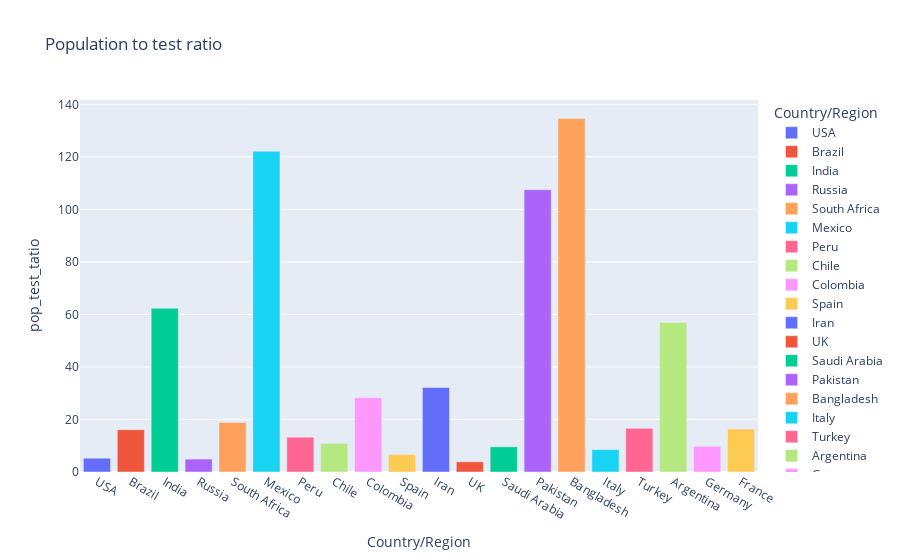

The code cell stored with this chart in its notebook:
### Code cell
px.bar(world.iloc[0:20],x='Country/Region',y='pop_test_tatio',color='Country/Region',title='Population to test ratio')

### Figure 1 — Plotly figure (JSON) as saved in the notebook; plotly's stock layout.template omitted (floating-point values rounded to 4 significant figures)
{"data": [{"alignmentgroup": "True", "hovertemplate": "Country/Region=%{x}<br>pop_test_tatio=%{y}<extra></extra>", "legendgroup": "USA", "marker": {"color": "#636efa", "pattern": {"shape": ""}}, "name": "USA", "offsetgroup": "USA", "orientation": "v", "showlegend": true, "textposition": "auto", "type": "bar", "x": ["USA"], "xaxis": "x", "y": [5.245], "yaxis": "y"}, {"alignmentgroup": "True", "hovertemplate": "Country/Region=%{x}<br>pop_test_tatio=%{y}<extra></extra>", "legendgroup": "Brazil", "marker": {"color": "#EF553B", "pattern": {"shape": ""}}, "name": "Brazil", "offsetgroup": "Brazil", "orientation": "v", "showlegend": true, "textposition": "auto", "type": "bar", "x": ["Brazil"], "xaxis": "x", "y": [16.11], "yaxis": "y"}, {"alignmentgroup": "True", "hovertemplate": "Country/Region=%{x}<br>pop_test_tatio=%{y}<extra></extra>", "legendgroup": "India", "marker": {"color": "#00cc96", "pattern": {"shape": ""}}, "name": "India", "offsetgroup": "India", "orientation": "v", "showlegend": true, "textposition": "auto", "type": "bar", "x": ["India"], "xaxis": "x", "y": [62.37], "yaxis": "y"}, {"alignmentgroup": "True", "hovertemplate": "Country/Region=%{x}<br>pop_test_tatio=%{y}<extra></extra>", "legendgroup": "Russia", "marker": {"color": "#ab63fa", "pattern": {"shape": ""}}, "name": "Russia", "offsetgroup": "Russia", "orientation": "v", "showlegend": true, "textposition": "auto", "type": "bar", "x": ["Russia"], "xaxis": "x", "y": [4.911], "yaxis": "y"}, {"alignmentgroup": "True", "hovertemplate": "Country/Region=%{x}<br>pop_test_tatio=%{y}<extra></extra>", "legendgroup": "South Africa", "marker": {"color": "#FFA15A", "pattern": {"shape": ""}}, "name": "South Africa", "offsetgroup": "South Africa", "orientation": "v", "showlegend": true, "textposition": "auto", "type": "bar", "x": ["South Africa"], "xaxis": "x", "y": [18.85], "yaxis": "y"}, {"alignmentgroup": "True", "hovertemplate": "Country/Region=%{x}<br>pop_test_tatio=%{y}<extra></extra>", "legendgroup": "Mexico", "marker": {"color": "#19d3f3", "pattern": {"shape": ""}}, "name": "Mexico", "offsetgroup": "Mexico", "orientation": "v", "showlegend": true, "textposition": "auto", "type": "bar", "x": ["Mexico"], "xaxis": "x", "y": [122.1], "yaxis": "y"}, {"alignmentgroup": "True", "hovertemplate": "Country/Region=%{x}<br>pop_test_tatio=%{y}<extra></extra>", "legendgroup": "Peru", "marker": {"color": "#FF6692", "pattern": {"shape": ""}}, "name": "Peru", "offsetgroup": "Peru", "orientation": "v", "showlegend": true, "textposition": "auto", "type": "bar", "x": ["Peru"], "xaxis": "x", "y": [13.24], "yaxis": "y"}, {"alignmentgroup": "True", "hovertemplate": "Country/Region=%{x}<br>pop_test_tatio=%{y}<extra></extra>", "legendgroup": "Chile", "marker": {"color": "#B6E880", "pattern": {"shape": ""}}, "name": "Chile", "offsetgroup": "Chile", "orientation": "v", "showlegend": true, "textposition": "auto", "type": "bar", "x": ["Chile"], "xaxis": "x", "y": [10.87], "yaxis": "y"}, {"alignmentgroup": "True", "hovertemplate": "Country/Region=%{x}<br>pop_test_tatio=%{y}<extra></extra>", "legendgroup": "Colombia", "marker": {"color": "#FF97FF", "pattern": {"shape": ""}}, "name": "Colombia", "offsetgroup": "Colombia", "orientation": "v", "showlegend": true, "textposition": "auto", "type": "bar", "x": ["Colombia"], "xaxis": "x", "y": [28.27], "yaxis": "y"}, {"alignmentgroup": "True", "hovertemplate": "Country/Region=%{x}<br>pop_test_tatio=%{y}<extra></extra>", "legendgroup": "Spain", "marker": {"color": "#FECB52", "pattern": {"shape": ""}}, "name": "Spain", "offsetgroup": "Spain", "orientation": "v", "showlegend": true, "textposition": "auto", "type": "bar", "x": ["Spain"], "xaxis": "x", "y": [6.619], "yaxis": "y"}, {"alignmentgroup": "True", "hovertemplate": "Country/Region=%{x}<br>pop_test_tatio=%{y}<extra></extra>", "legendgroup": "Iran", "marker": {"color": "#636efa", "pattern": {"shape": ""}}, "name": "Iran", "offsetgroup": "Iran", "orientation": "v", "showlegend": true, "textposition": "auto", "type": "bar", "x": ["Iran"], "xaxis": "x", "y": [32.19], "yaxis": "y"}, {"alignmentgroup": "True", "hovertemplate": "Country/Region=%{x}<br>pop_test_tatio=%{y}<extra></extra>", "legendgroup": "UK", "marker": {"color": "#EF553B", "pattern": {"shape": ""}}, "name": "UK", "offsetgroup": "UK", "orientation": "v", "showlegend": true, "textposition": "auto", "type": "bar", "x": ["UK"], "xaxis": "x", "y": [3.878], "yaxis": "y"}, {"alignmentgroup": "True", "hovertemplate": "Country/Region=%{x}<br>pop_test_tatio=%{y}<extra></extra>", "legendgroup": "Saudi Arabia", "marker": {"color": "#00cc96", "pattern": {"shape": ""}}, "name": "Saudi Arabia", "offsetgroup": "Saudi Arabia", "orientation": "v", "showlegend": true, "textposition": "auto", "type": "bar", "x": ["Saudi Arabia"], "xaxis": "x", "y": [9.59], "yaxis": "y"}, {"alignmentgroup": "True", "hovertemplate": "Country/Region=%{x}<br>pop_test_tatio=%{y}<extra></extra>", "legendgroup": "Pakistan", "marker": {"color": "#ab63fa", "pattern": {"shape": ""}}, "name": "Pakistan", "offsetgroup": "Pakistan", "orientation": "v", "showlegend": true, "textposition": "auto", "type": "bar", "x": ["Pakistan"], "xaxis": "x", "y": [107.5], "yaxis": "y"}, {"alignmentgroup": "True", "hovertemplate": "Country/Region=%{x}<br>pop_test_tatio=%{y}<extra></extra>", "legendgroup": "Bangladesh", "marker": {"color": "#FFA15A", "pattern": {"shape": ""}}, "name": "Bangladesh", "offsetgroup": "Bangladesh", "orientation": "v", "showlegend": true, "textposition": "auto", "type": "bar", "x": ["Bangladesh"], "xaxis": "x", "y": [134.6], "yaxis": "y"}, {"alignmentgroup": "True", "hovertemplate": "Country/Region=%{x}<br>pop_test_tatio=%{y}<extra></extra>", "legendgroup": "Italy", "marker": {"color": "#19d3f3", "pattern": {"shape": ""}}, "name": "Italy", "offsetgroup": "Italy", "orientation": "v", "showlegend": true, "textposition": "auto", "type": "bar", "x": ["Italy"], "xaxis": "x", "y": [8.515], "yaxis": "y"}, {"alignmentgroup": "True", "hovertemplate": "Country/Region=%{x}<br>pop_test_tatio=%{y}<extra></extra>", "legendgroup": "Turkey", "marker": {"color": "#FF6692", "pattern": {"shape": ""}}, "name": "Turkey", "offsetgroup": "Turkey", "orientation": "v", "showlegend": true, "textposition": "auto", "type": "bar", "x": ["Turkey"], "xaxis": "x", "y": [16.61], "yaxis": "y"}, {"alignmentgroup": "True", "hovertemplate": "Country/Region=%{x}<br>pop_test_tatio=%{y}<extra></extra>", "legendgroup": "Argentina", "marker": {"color": "#B6E880", "pattern": {"shape": ""}}, "name": "Argentina", "offsetgroup": "Argentina", "orientation": "v", "showlegend": true, "textposition": "auto", "type": "bar", "x": ["Argentina"], "xaxis": "x", "y": [56.93], "yaxis": "y"}, {"alignmentgroup": "True", "hovertemplate": "Country/Region=%{x}<br>pop_test_tatio=%{y}<extra></extra>", "legendgroup": "Germany", "marker": {"color": "#FF97FF", "pattern": {"shape": ""}}, "name": "Germany", "offsetgroup": "Germany", "orientation": "v", "showlegend": true, "textposition": "auto", "type": "bar", "x": ["Germany"], "xaxis": "x", "y": [9.761], "yaxis": "y"}, {"alignmentgroup": "True", "hovertemplate": "Country/Region=%{x}<br>pop_test_tatio=%{y}<extra></extra>", "legendgroup": "France", "marker": {"color": "#FECB52", "pattern": {"shape": ""}}, "name": "France", "offsetgroup": "France", "orientation": "v", "showlegend": true, "textposition": "auto", "type": "bar", "x": ["France"], "xaxis": "x", "y": [16.35], "yaxis": "y"}], "layout": {"autosize": true, "barmode": "relative", "legend": {"title": {"text": "Country/Region"}, "tracegroupgap": 0}, "title": {"text": "Population to test ratio"}, "xaxis": {"anchor": "y", "autorange": true, "categoryarray": ["USA", "Brazil", "India", "Russia", "South Africa", "Mexico", "Peru", "Chile", "Colombia", "Spain", "Iran", "UK", "Saudi Arabia", "Pakistan", "Bangladesh", "Italy", "Turkey", "Argentina", "Germany", "France"], "categoryorder": "array", "domain": [0, 1], "range": [-0.5, 19.5], "title": {"text": "Country/Region"}, "type": "category"}, "yaxis": {"anchor": "x", "autorange": true, "domain": [0, 1], "range": [0, 141.6], "title": {"text": "pop_test_tatio"}, "type": "linear"}}}
